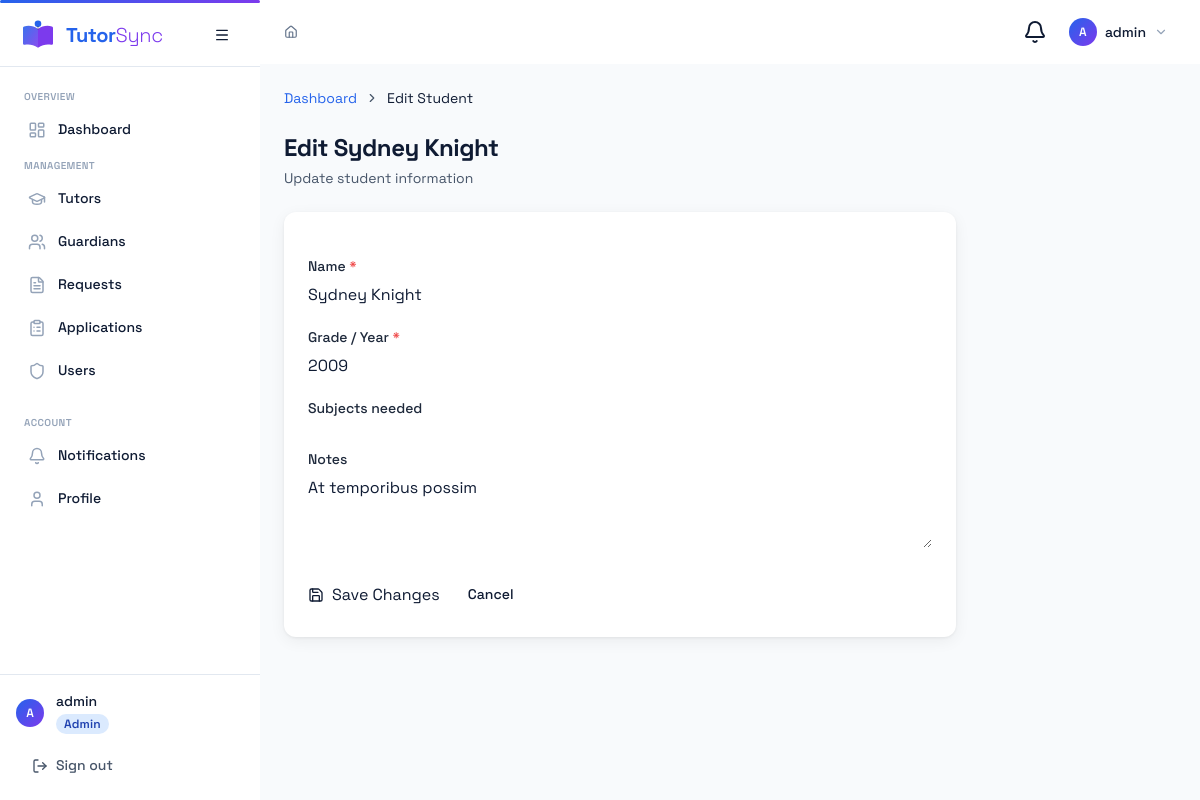
/guardians/students/1/edit/ (signed in), run on the app's committed database.
### accounts/models.py (models this page shows, shortened)
class User(AbstractUser):
    ROLE_CHOICES = [
        ('admin', 'Admin'),
        ('tutor', 'Tutor'),
        ('guardian', 'Guardian'),
    ]
    role = models.CharField(max_length=20, choices=ROLE_CHOICES, default='guardian', db_index=True)
    phone = models.CharField(max_length=20, blank=True)
    avatar = models.ImageField(upload_to='avatars/', blank=True)
    created_at = models.DateTimeField(auto_now_add=True)

### guardians/models.py (models this page shows, shortened)
class Student(models.Model):
    guardian = models.ForeignKey(GuardianProfile, on_delete=models.CASCADE, related_name='students')
    name = models.CharField(max_length=200)
    grade = models.CharField(max_length=50)
    subjects_needed = models.ManyToManyField('core.Subject', blank=True)
    notes = models.TextField(blank=True)

### guardians/views.py (the view)
# urls.py: path('guardians/students/<int:pk>/edit/', views.student_edit, name='student_edit'),
@role_required('guardian')
def student_edit(request, pk):
    student = get_object_or_404(Student, pk=pk, guardian=request.user.guardianprofile)
    form = StudentForm(request.POST or None, instance=student)
    if request.method == 'POST' and form.is_valid():
        form.save()
        return redirect('dashboard')
    return render(request, 'guardians/student_form.html', {'form': form, 'student': student})

### guardians/forms.py
class StudentForm(forms.ModelForm):
    class Meta:
        model = Student
        fields = ['name', 'grade', 'subjects_needed', 'notes']
        widgets = {
            'name': forms.TextInput(attrs={
                'class': _INPUT, 'placeholder': 'Student full name',
            }),
            'grade': forms.TextInput(attrs={
                'class': _INPUT, 'placeholder': 'e.g. Grade 9, Year 11',
            }),
            'subjects_needed': forms.CheckboxSelectMultiple(),
            'notes': forms.Textarea(attrs={
                'class': _TEXTAREA, 'rows': 3,
                'placeholder': 'Any notes about learning needs...',
            }),
        }
    def __init__(self, *args, **kwargs):
        super().__init__(*args, **kwargs)
        self.fields['subjects_needed'].queryset = Subject.objects.filter(is_active=True)
        self.fields['subjects_needed'].required = False
        self.fields['notes'].required = False

### accounts/context_processors.py (called while the page is built)
def notifications(request):
    if not request.user.is_authenticated:
        return {'unread_count': 0, 'recent_notifications': []}
    unread_count = Notification.objects.filter(recipient=request.user, is_read=False).count()
    recent_notifications = Notification.objects.filter(recipient=request.user)[:5]
    return {
        'unread_count': unread_count,
        'recent_notifications': recent_notifications,
    }

### templates/guardians/student_form.html (shortened to what this page needs)
{% extends "base.html" %}
{% block content %}
<div class="max-w-2xl space-y-6">
  <nav class="flex items-center gap-2 text-sm" style="color:var(--color-ink-muted)">
    <a href="{% url 'dashboard' %}" style="color:var(--color-primary)">Dashboard</a>
    <i data-lucide="chevron-right" class="w-3.5 h-3.5"></i>
    <span style="color:var(--color-ink)">{% if student %}Edit Student{% else %}Add Student{% endif %}</span>
  </nav>
  <div>
    <h1 class="text-2xl font-bold tracking-tight" style="color:var(--color-ink)">
      {% if student %}Edit {{ student.name }}{% else %}Add a Student{% endif %}
    </h1>
    <p class="text-sm mt-1" style="color:var(--color-ink-muted)">
      {% if student %}Update student information{% else %}Add a student so you can submit tutor requests{% endif %}
    </p>
  </div>
  <div class="ts-card">
    <div class="ts-card-body">
      <form method="post" class="space-y-5">
        <div class="ts-form-group">
          <label class="ts-label" for="{{ form.name.id_for_label }}">
            Name <span class="text-red-500">*</span>
          </label>
          {{ form.name }}
        </div>
        <div class="ts-form-group">
          <label class="ts-label" for="{{ form.grade.id_for_label }}">
            Grade / Year <span class="text-red-500">*</span>
          </label>
          {{ form.grade }}
        </div>
        <div class="ts-form-group">
          <label class="ts-label">Subjects needed</label>
        </div>
        <div class="ts-form-group">
          <label class="ts-label" for="{{ form.notes.id_for_label }}">Notes</label>
          {{ form.notes }}
        </div>
        <div class="flex items-center gap-3 pt-2">
          <button type="submit" class="ts-btn ts-btn-primary">
            <i data-lucide="save" class="w-4 h-4"></i>
            {% if student %}Save Changes{% else %}Add Student{% endif %}
          </button>
          <a href="{% url 'dashboard' %}" class="ts-btn ts-btn-secondary">Cancel</a>
        </div>
      </form>
    </div>
  </div>
</div>
{% endblock %}

### templates/components/sidebar.html (shortened to what this page needs)
<aside id="ts-sidebar" class="ts-sidebar">
  <div class="ts-sidebar-header flex items-center px-5 h-16 border-b" style="border-color:var(--color-border)">
    {% include "components/logo.html" with size="md" %}
    <button id="ts-sidebar-toggle" class="ts-btn ts-btn-ghost ts-btn-icon ml-auto flex-shrink-0" aria-label="Toggle sidebar">
      <i data-lucide="menu" class="w-4 h-4"></i>
    </button>
  </div>
  <nav class="flex-1 overflow-y-auto py-4 overflow-x-hidden">
    {% if user.role == 'admin' or user.is_staff %}
    <span class="ts-nav-section-label">Overview</span>
    <a href="{% url 'dashboard' %}"         class="ts-nav-item {% if request.resolver_match.url_name == 'dashboard' %}active{% endif %}">
      <i data-lucide="layout-dashboard" class="w-4.5 h-4.5"></i>
      <span class="nav-label">Dashboard</span>
    </a>
    <span class="ts-nav-section-label">Management</span>
    <a href="{% url 'tutor_list' %}"         class="ts-nav-item {% if 'tutor' in request.resolver_match.url_name %}active{% endif %}">
      <i data-lucide="graduation-cap" class="w-4.5 h-4.5"></i>
      <span class="nav-label">Tutors</span>
    </a>
    <a href="{% url 'guardian_list' %}"      class="ts-nav-item {% if 'guardian' in request.resolver_match.url_name %}active{% endif %}">
      <i data-lucide="users" class="w-4.5 h-4.5"></i>
      <span class="nav-label">Guardians</span>
    </a>
    <a href="{% url 'request_list' %}"       class="ts-nav-item {% if 'request' in request.resolver_match.url_name %}active{% endif %}">
      <i data-lucide="file-text" class="w-4.5 h-4.5"></i>
      <span class="nav-label">Requests</span>
    </a>
    <a href="{% url 'application_list' %}"   class="ts-nav-item {% if 'application' in request.resolver_match.url_name %}active{% endif %}">
      <i data-lucide="clipboard-list" class="w-4.5 h-4.5"></i>
      <span class="nav-label">Applications</span>
    </a>
    <a href="{% url 'admin_user_list' %}"    class="ts-nav-item {% if 'admin_user' in request.resolver_match.url_name %}active{% endif %}">
      <i data-lucide="shield" class="w-4.5 h-4.5"></i>
      <span class="nav-label">Users</span>
    </a>
    {% endif %}
    <div class="mt-auto pt-4">
      <span class="ts-nav-section-label">Account</span>
      <a href="{% url 'notifications' %}"     class="ts-nav-item {% if request.resolver_match.url_name == 'notifications' %}active{% endif %}">
        <i data-lucide="bell" class="w-4.5 h-4.5"></i>
        <span class="nav-label">Notifications</span>
      </a>
      <a href="{% url 'profile' %}"           class="ts-nav-item {% if request.resolver_match.url_name == 'profile' %}active{% endif %}">
        <i data-lucide="user" class="w-4.5 h-4.5"></i>
        <span class="nav-label">Profile</span>
      </a>
    </div>
  </nav>
  <div class="ts-sidebar-footer p-4 border-t" style="border-color:var(--color-border)">
    <div class="flex items-center gap-3 overflow-hidden">
      <div class="ts-avatar ts-avatar-sm flex-shrink-0">{{ user.get_full_name|first|default:user.username|first|upper }}</div>
      <div class="nav-label min-w-0">
        <p class="text-sm font-medium truncate" style="color:var(--color-ink)">{{ user.get_full_name|default:user.username }}</p>
        <span class="ts-badge ts-role-{{ user.role }} text-xs">{{ user.role|title }}</span>
      </div>
    </div>
    <a href="{% url 'logout' %}" class="ts-btn ts-btn-ghost ts-sidebar-logout mt-3 w-full justify-start" style="color:var(--color-ink-muted)">
      <i data-lucide="log-out" class="w-4 h-4 flex-shrink-0"></i>
      <span class="nav-label">Sign out</span>
    </a>
  </div>
</aside>

### templates/components/topbar.html (shortened to what this page needs)
<header class="ts-topbar">
  <nav class="ts-breadcrumb flex-1" aria-label="Breadcrumb">
    {% block breadcrumb %}
    <a href="{% url 'dashboard' %}">
      <i data-lucide="home" class="w-3.5 h-3.5 inline-block -mt-0.5"></i>
    </a>
    {% endblock %}
  </nav>
  <div class="flex items-center gap-2">
    <div class="relative">
      <button id="ts-notif-btn" class="ts-btn ts-btn-ghost ts-btn-icon relative" aria-label="Notifications">
        <i data-lucide="bell" class="w-4.5 h-4.5"></i>
      </button>
    </div>
    <div class="relative">
      <button id="ts-user-menu-btn" class="flex items-center gap-2 ts-btn ts-btn-ghost px-2" aria-label="User menu">
        <div class="ts-avatar ts-avatar-sm">{{ user.get_full_name|first|default:user.username|first|upper }}</div>
        <span class="hidden md:block text-sm font-medium" style="color:var(--color-ink)">{{ user.get_full_name|default:user.username }}</span>
        <i data-lucide="chevron-down" class="w-3.5 h-3.5 hidden md:block" style="color:var(--color-ink-faint)"></i>
      </button>
    </div>
  </div>
</header>

### static/css/design-tokens.css (style rules this page uses)
:root { --color-primary-50: #EFF6FF; --color-primary-100: #DBEAFE; --color-primary-200: #BFDBFE; --color-primary-300: #93C5FD; --color-primary-400: #60A5FA; --color-primary-500: #3B82F6; --color-primary-600: #2563EB; --color-primary-700: #1D4ED8; --color-primary-800: #1E40AF; --color-primary-900: #1E3A8A; --color-primary: #2563EB; --color-accent-50: #F5F3FF; --color-accent-100: #EDE9FE; --color-accent-200: #DDD6FE; --color-accent-300: #C4B5FD; --color-accent-400: #A78BFA; --color-accent-500: #8B5CF6; --color-accent-600: #7C3AED; --color-accent-700: #6D28D9; --color-accent-800: #5B21B6; --color-accent-900: #4C1D95; --color-accent: #7C3AED; --color-ink: #0F1B33; --color-ink-soft: #1E293B; --color-ink-muted: #475569; --color-ink-subtle: #64748B; --color-ink-faint: #94A3B8; --color-surface: #FFFFFF; --color-surface-1: #F8FAFC; --color-surface-2: #F1F5F9; --color-surface-3: #E2E8F0; --color-border: #E2E8F0; --color-border-soft: #F1F5F9; --color-status-pending-bg: #FEF9C3; --color-status-pending-text: #854D0E; --color-status-review-bg: #DBEAFE; --color-status-review-text: #1E40AF; --color-status-matched-bg: #DCFCE7; --color-status-matched-text: #166534; --color-status-rejected-bg: #FEE2E2; --color-status-rejected-text:#991B1B; --color-status-closed-bg: #F1F5F9; --color-status-closed-text: #475569; --color-status-interview-bg: #F3E8FF; --color-status-interview-text:#6B21A8; --gradient-brand: linear-gradient(135deg, #2563EB 0%, #7C3AED 100%); --gradient-brand-r: linear-gradient(135deg, #7C3AED 0%, #2563EB 100%); --gradient-brand-h: linear-gradient(90deg, #2563EB 0%, #7C3AED 100%); --gradient-subtle: linear-gradient(135deg, #EFF6FF 0%, #F5F3FF 100%); --gradient-surface: linear-gradient(180deg, #FFFFFF 0%, #F8FAFC 100%); --font-sans: 'Space Grotesk', Inter, system-ui, -apple-system, sans-serif; --font-display: 'Space Grotesk', Inter, sans-serif; --font-mono: 'JetBrains Mono', 'Fira Code', 'Cascadia Code', monospace; --font-size-2xs: 0.625rem; --font-size-xs: 0.75rem; --font-size-sm: 0.875rem; --font-size-base: 1rem; --font-size-lg: 1.125rem; --font-size-xl: 1.25rem; --font-size-2xl: 1.5rem; --font-size-3xl: 1.875rem; --font-size-4xl: 2.25rem; --font-weight-light: 300; --font-weight-normal: 400; --font-weight-medium: 500; --font-weight-semibold: 600; --font-weight-bold: 700; --letter-spacing-tight: -0.02em; --letter-spacing-tighter: -0.03em; --letter-spacing-normal: 0; --letter-spacing-wide: 0.04em; --line-height-tight: 1.25; --line-height-snug: 1.375; --line-height-normal: 1.5; --line-height-relaxed:1.625; --space-px: 1px; --space-0-5: 0.125rem; --space-1: 0.25rem; --space-1-5: 0.375rem; --space-2: 0.5rem; --space-2-5: 0.625rem; --space-3: 0.75rem; --space-4: 1rem; --space-5: 1.25rem; --space-6: 1.5rem; --space-8: 2rem; --space-10: 2.5rem; --space-12: 3rem; --space-16: 4rem; --space-20: 5rem; --radius-sm: 0.25rem; --radius-md: 0.375rem; --radius-lg: 0.5rem; --radius-xl: 0.75rem; --radius-2xl: 1rem; --radius-3xl: 1.5rem; --radius-full: 9999px; --shadow-xs: 0 1px 2px rgba(0, 0, 0, 0.05); --shadow-sm: 0 1px 3px rgba(0, 0, 0, 0.06), 0 1px 2px rgba(0, 0, 0, 0.04); --shadow-card: 0 1px 3px rgba(0, 0, 0, 0.06), 0 4px 16px rgba(0, 0, 0, 0.06); --shadow-md: 0 4px 6px rgba(0, 0, 0, 0.07), 0 2px 4px rgba(0, 0, 0, 0.06); --shadow-lg: 0 10px 15px rgba(0, 0, 0, 0.07), 0 4px 6px rgba(0, 0, 0, 0.05); --shadow-xl: 0 20px 25px rgba(0, 0, 0, 0.08), 0 10px 10px rgba(0, 0, 0, 0.04); --shadow-inner: inset 0 2px 4px rgba(0, 0, 0, 0.06); --shadow-glow: 0 0 0 3px rgba(37, 99, 235, 0.15); --shadow-glow-accent: 0 0 0 3px rgba(124, 58, 237, 0.15); --shadow-app-icon: 0 12px 30px rgba(37, 99, 235, 0.32); --sidebar-width: 260px; --sidebar-collapsed: 72px; --topbar-height: 64px; --content-max-width: 1280px; --duration-fast: 120ms; --duration-normal: 200ms; --duration-slow: 300ms; --ease-default: cubic-bezier(0.4, 0, 0.2, 1); --ease-spring: cubic-bezier(0.2, 0.7, 0.3, 1); --ease-in: cubic-bezier(0.4, 0, 1, 1); --ease-out: cubic-bezier(0, 0, 0.2, 1); --z-base: 0; --z-raised: 10; --z-dropdown:20; --z-sticky: 30; --z-overlay: 40; --z-modal: 50; --z-toast: 60; }

### data on the page
User: get_full_name|first "A", get_full_name "admin", role "Admin"
Student: name "Sydney Knight", grade "2009", notes "At temporibus possim"
